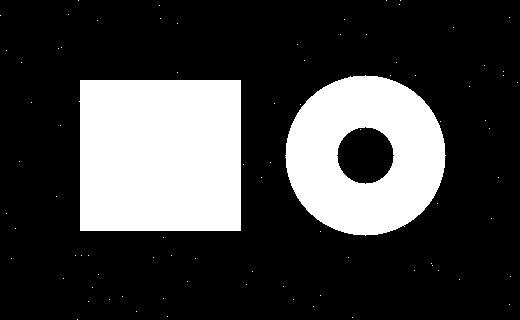
#> input picture 011_image_processing/050_morphology/input/mask_noisy.png, 520 x 320 px, found by its file name
$ python 021_dilation_trackbar.py
#> lines starting #> are read from the running program, lines starting #| are printed output that depends on the picture; after the words box and inside, x2 and y2 are one past the last pixel; in counts of white or black regions, pixels touching at a corner belong together
import os
import cv2
import numpy as np

dir_proj = os.getcwd()
dir_base = os.path.join(dir_proj, "011_image_processing", "050_morphology")
dir_input = os.path.join(dir_base, "input")
dir_output = os.path.join(dir_base, "output")
os.makedirs(dir_input, exist_ok=True)
os.makedirs(dir_output, exist_ok=True)

path_input = os.path.join(dir_input, "mask_noisy.png")


"""===========================================================================================
Create Binary Mask Input
==========================================================================================="""
if not os.path.exists(path_input):
    mask = np.zeros(shape=(320, 520), dtype=np.uint8)
    cv2.rectangle(img=mask, pt1=(80, 80), pt2=(240, 230),
                  color=255, thickness=-1)
    cv2.circle(img=mask, center=(365, 155), radius=80,
               color=255, thickness=-1)
    cv2.circle(img=mask, center=(365, 155), radius=28,
               color=0, thickness=-1)

    rng = np.random.default_rng(seed=5)
    for x, y in rng.integers(low=[0, 0], high=[520, 320],
                             size=(120, 2)):
        mask[y, x] = 255

    cv2.imwrite(filename=path_input, img=mask)

mask = cv2.imread(filename=path_input, flags=cv2.IMREAD_GRAYSCALE)
#> mask: shape (320, 520); 25.3% white; 85 white regions (83 under 20 px), largest, box (x1, y1, x2, y2) and area: (79, 80, 241, 231) 24312, (285, 75, 446, 236) 17631
if mask is None:
    print("Error: Could not open image")
    exit()


"""===========================================================================================
Helper Function
==========================================================================================="""
def add_label(gray, text):
    result = cv2.cvtColor(src=gray, code=cv2.COLOR_GRAY2BGR)
    cv2.putText(img=result, text=text, org=(10, 30),
                fontFace=cv2.FONT_HERSHEY_SIMPLEX, fontScale=0.8,
                color=(0, 0, 255), thickness=2, lineType=cv2.LINE_AA)
    return result


"""===========================================================================================
Dilation Trackbar
==========================================================================================="""
kernel = cv2.getStructuringElement(shape=cv2.MORPH_ELLIPSE,
                                   ksize=(3, 3))
name_window = "dilation_iterations"

cv2.namedWindow(name_window)
cv2.createTrackbar("iterations", name_window, 1, 10, lambda value: None)

while True:
    iterations = max(1, cv2.getTrackbarPos("iterations", name_window))
    result = cv2.dilate(src=mask, kernel=kernel, iterations=iterations)
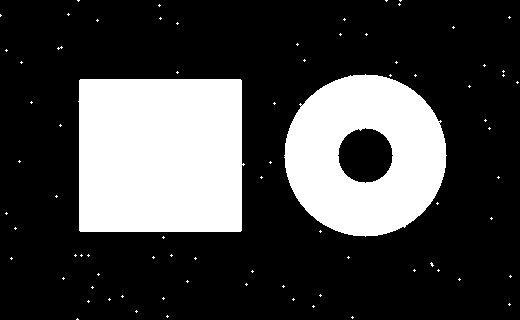
#> result: shape (320, 520); 26.2% white; 79 white regions (77 under 20 px), largest, box (x1, y1, x2, y2) and area: (78, 79, 245, 232) 24941, (284, 74, 447, 237) 18259

    preview = np.hstack(tup=[
        add_label(gray=mask, text="input"),
        add_label(gray=result, text=f"dilation x{iterations}")
    ])
#> in add_label, result is the input picture: shape (320, 520, 3); 25.3% white; 85 white regions (83 under 20 px), largest, box (x1, y1, x2, y2) and area: (79, 80, 241, 231) 24312, (285, 75, 446, 236) 17631
#> call 2 of add_label, with text = 'dilation x1'
#> in add_label (call 2), `cv2.putText(img=result, text=text, org=(10, 30), fontFace=cv2.FONT_HER..`:
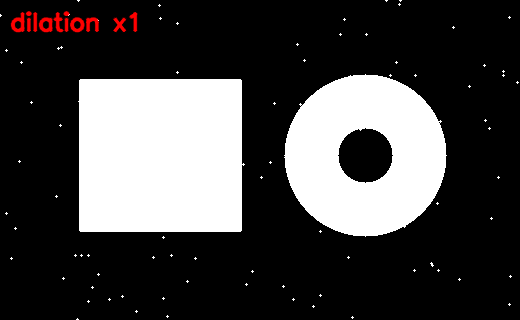
#> result: shape (320, 520, 3); mean B, G, R 66.8, 66.8, 68.3
#> (the run stopped early here; a loop or call above may not have finished)
